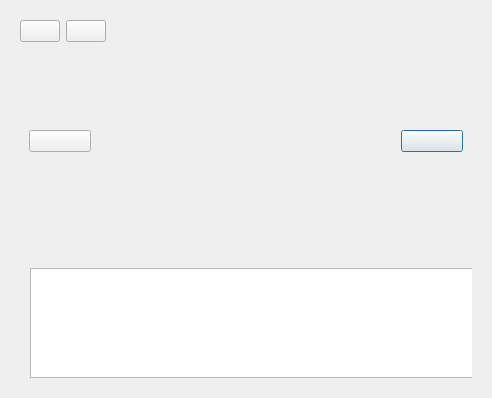
<?xml version="1.0" encoding="UTF-8"?>
<ui version="4.0">
 <class>SlideShowDialog</class>
 <widget class="QDialog" name="SlideShowDialog">
  <property name="geometry">
   <rect>
    <x>0</x>
    <y>0</y>
    <width>492</width>
    <height>398</height>
   </rect>
  </property>
  <property name="windowTitle">
   <string>Dialog</string>
  </property>
  <layout class="QVBoxLayout" name="verticalLayout" stretch="7,1">
   <item>
    <widget class="QWidget" name="slideShow" native="true">
     <layout class="QGridLayout" name="gridLayout">
      <item row="1" column="1">
       <widget class="PicAnimation" name="picanimation" native="true"/>
      </item>
      <item row="1" column="2">
       <widget class="QWidget" name="sliednextwid" native="true">
        <property name="minimumSize">
         <size>
          <width>80</width>
          <height>0</height>
         </size>
        </property>
        <property name="maximumSize">
         <size>
          <width>80</width>
          <height>16777215</height>
         </size>
        </property>
        <layout class="QHBoxLayout" name="horizontalLayout_3">
         <item>
          <widget class="PicButton" name="sliedNextBtn">
           <property name="text">
            <string/>
           </property>
          </widget>
         </item>
        </layout>
       </widget>
      </item>
      <item row="1" column="0">
       <widget class="QWidget" name="slidePrewid" native="true">
        <property name="minimumSize">
         <size>
          <width>80</width>
          <height>0</height>
         </size>
        </property>
        <property name="maximumSize">
         <size>
          <width>80</width>
          <height>16777215</height>
         </size>
        </property>
        <layout class="QHBoxLayout" name="horizontalLayout_2">
         <item>
          <widget class="PicButton" name="slidePreBtn">
           <property name="text">
            <string/>
           </property>
          </widget>
         </item>
        </layout>
       </widget>
      </item>
      <item row="0" column="0">
       <layout class="QHBoxLayout" name="horizontalLayout">
        <item>
         <widget class="PicStateButton" name="playBtn">
          <property name="text">
           <string/>
          </property>
         </widget>
        </item>
        <item>
         <widget class="PicButton" name="closeBtn">
          <property name="text">
           <string/>
          </property>
         </widget>
        </item>
       </layout>
      </item>
     </layout>
    </widget>
   </item>
   <item>
    <widget class="QWidget" name="preShow" native="true">
     <layout class="QVBoxLayout" name="verticalLayout_2">
      <item>
       <widget class="QWidget" name="widget" native="true">
        <property name="minimumSize">
         <size>
          <width>0</width>
          <height>120</height>
         </size>
        </property>
        <property name="maximumSize">
         <size>
          <width>16777215</width>
          <height>120</height>
         </size>
        </property>
        <widget class="PreListWid" name="prelistView">
         <property name="geometry">
          <rect>
           <x>10</x>
           <y>10</y>
           <width>16777215</width>
           <height>110</height>
          </rect>
         </property>
         <property name="minimumSize">
          <size>
           <width>0</width>
           <height>110</height>
          </size>
         </property>
         <property name="maximumSize">
          <size>
           <width>16777215</width>
           <height>110</height>
          </size>
         </property>
        </widget>
       </widget>
      </item>
     </layout>
    </widget>
   </item>
  </layout>
 </widget>
 <customwidgets>
  <customwidget>
   <class>PicButton</class>
   <extends>QPushButton</extends>
   <header>picbutton.h</header>
  </customwidget>
  <customwidget>
   <class>PicStateButton</class>
   <extends>QPushButton</extends>
   <header>picstatebutton.h</header>
  </customwidget>
  <customwidget>
   <class>PicAnimation</class>
   <extends>QWidget</extends>
   <header>picanimation.h</header>
   <container>1</container>
  </customwidget>
  <customwidget>
   <class>PreListWid</class>
   <extends>QListView</extends>
   <header>prelistwid.h</header>
  </customwidget>
 </customwidgets>
 <resources/>
 <connections/>
</ui>
